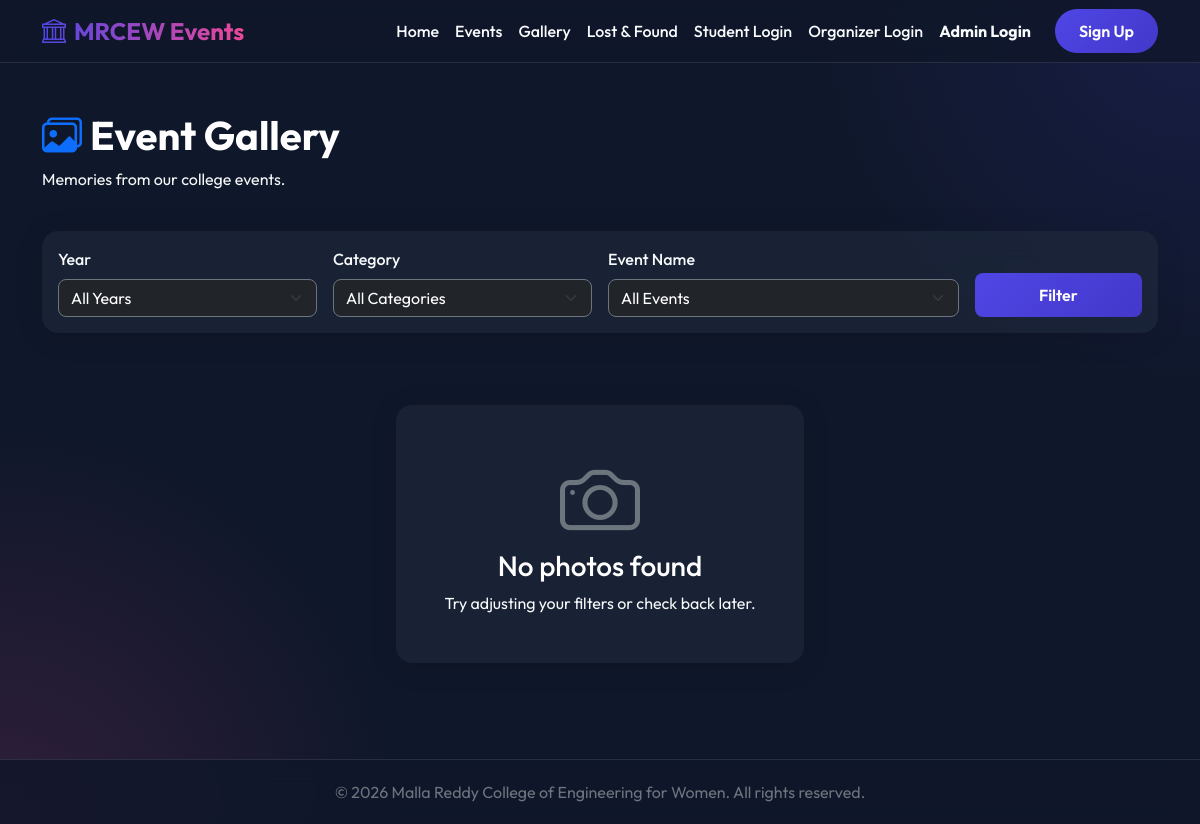
The app's page /gallery/, older data.
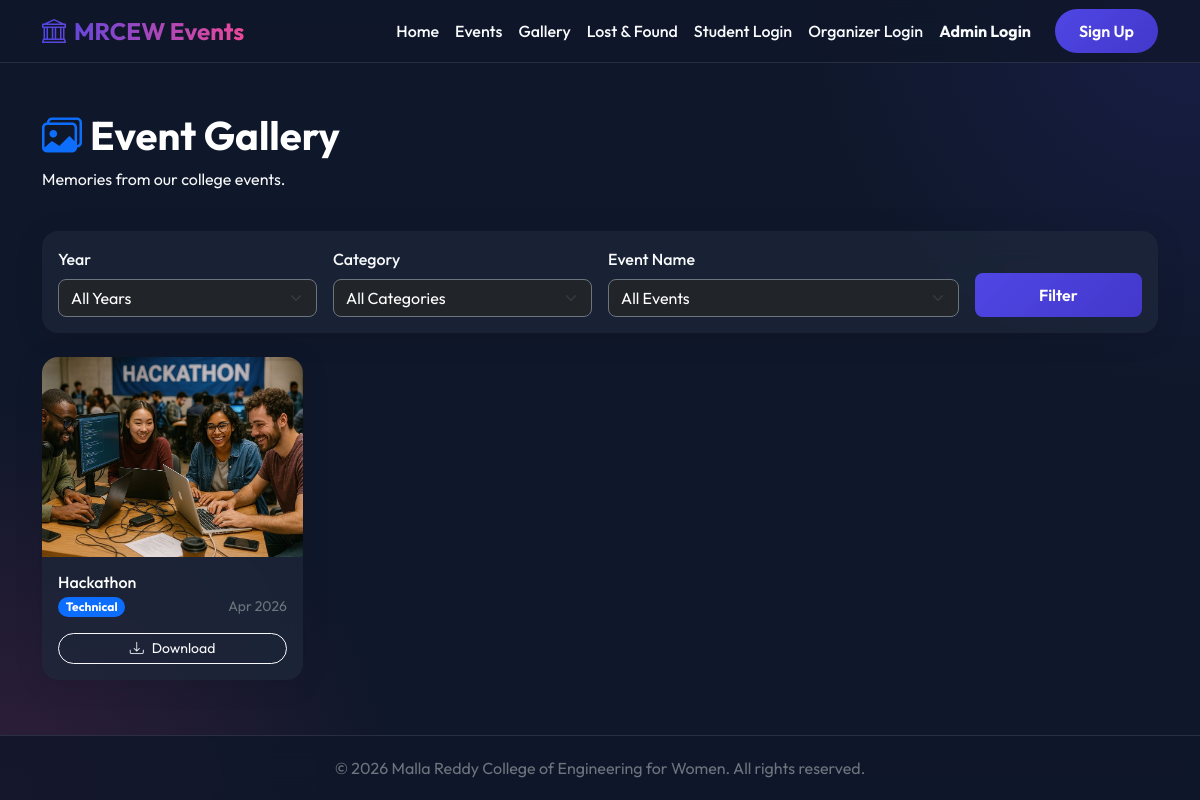
The same page, newer data.
### core/models.py (models this page shows, shortened)
class EventPhoto(models.Model):
    event = models.ForeignKey(Event, on_delete=models.CASCADE, related_name='photos')
    image = models.ImageField(upload_to='event_gallery/')
    caption = models.CharField(max_length=200, blank=True)
    uploaded_at = models.DateTimeField(auto_now_add=True)

class Event(models.fields.Field):
    pass # Replaced below

### core/views.py (the view)
def event_gallery(request):
    photos = EventPhoto.objects.all().order_by('-uploaded_at')
    year = request.GET.get('year')
    if year:
        photos = photos.filter(event__date__year=year)
    category = request.GET.get('category')
    if category:
        photos = photos.filter(event__category__icontains=category)
    event_name = request.GET.get('event_name')
    if event_name:
        photos = photos.filter(event__title__icontains=event_name)
    years = Event.objects.dates('date', 'year').distinct()
    categories = Event.objects.values_list('category', flat=True).distinct()
    events = Event.objects.all().order_by('-date')
    context = {
        'photos': photos,
        'years': years,
        'categories': categories,
        'events': events,
        'selected_year': year,
        'selected_category': category,
        'selected_event': event_name
    }
    return render(request, 'core/gallery.html', context)

### templates/core/gallery.html (shortened to what this page needs)
{% extends 'base.html' %}
{% load static %}
{% block content %}
<div class="row mb-4 align-items-center">
    <div class="col-md-6">
        <h1 class="display-6 fw-bold text-white mb-0"><i class="bi bi-images text-primary me-2"></i>Event Gallery</h1>
        <p class="text-light mt-2">Memories from our college events.</p>
    </div>
</div>
<div class="card glass-card mb-4 border-0">
    <div class="card-body">
        <form method="get" class="row g-3 align-items-end">
            <div class="col-md-3">
                <label class="form-label text-light">Year</label>
                <select name="year" class="form-select bg-dark text-white border-secondary">
                    <option value="">All Years</option>
                </select>
            </div>
            <div class="col-md-3">
                <label class="form-label text-light">Category</label>
                <select name="category" class="form-select bg-dark text-white border-secondary">
                    <option value="">All Categories</option>
                </select>
            </div>
            <div class="col-md-4">
                <label class="form-label text-light">Event Name</label>
                <select name="event_name" class="form-select bg-dark text-white border-secondary">
                    <option value="">All Events</option>
                </select>
            </div>
            <div class="col-md-2">
                <button type="submit" class="btn btn-primary w-100">Filter</button>
            </div>
        </form>
    </div>
</div>
<div class="row g-4">
    {% for photo in photos %}
    <div class="col-md-4 col-lg-3">
        <div class="card h-100 glass-card border-0 photo-card overflow-hidden">
            <img src="{{ photo.image.url }}" class="card-img-top object-fit-cover" alt="{{ photo.event.title }}" style="height: 200px; transition: transform 0.3s ease;">
            <div class="card-body p-3">
                <h6 class="card-title text-white mb-1">{{ photo.event.title }}</h6>
                <div class="d-flex justify-content-between align-items-center mb-2">
                    <span class="badge bg-primary rounded-pill">{{ photo.event.category }}</span>
                    <small class="text-secondary">{{ photo.event.date|date:"M Y" }}</small>
                </div>
                <a href="{{ photo.image.url }}" download class="btn btn-outline-light btn-sm w-100 mt-2 rounded-pill"><i class="bi bi-download me-2"></i>Download</a>
            </div>
        </div>
    </div>
    {% empty %}
    <div class="col-12 text-center py-5">
        <div class="glass-card p-5 border-0 rounded-4 d-inline-block">
            <i class="bi bi-camera text-secondary display-1 mb-3"></i>
            <h3 class="text-white">No photos found</h3>
            <p class="text-light mb-0">Try adjusting your filters or check back later.</p>
        </div>
    </div>
    {% endfor %}
</div>
{% endblock %}

Row changes from the older to the newer data that the page shows:
added EventPhoto: image (picture), event "Hackathon", event.category "Technical", event "Apr 2026"
Text that changed along with them:
text no longer shown: "No photos found Try adjusting your filters or check back later."
